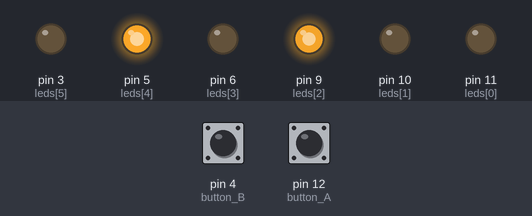
The sketch below on a simulated Arduino Uno, built with avr-gcc and run on an emulated ATmega328P. On the bench: output pins drawn as LEDs (lit = HIGH). The test bench sets the inputs (shaded band); at power-on: pin 4 (button_B) HIGH, pin 12 (button_A) HIGH. Random numbers use the default seed unless the sketch sets one.

Above: at 1.2 s.
1.3 s: pin 4 (button_B) pulled LOW for 0.15 s
At 1.95 s:
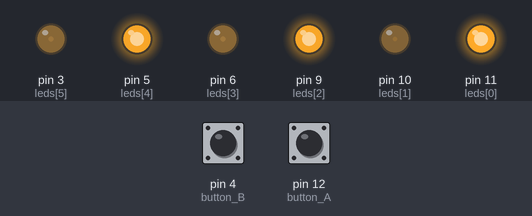
4.3 s: pin 12 (button_A) pulled LOW for 0.15 s
At 5.98 s:
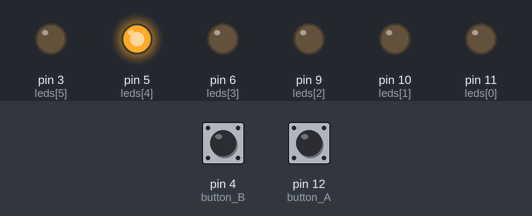
7.3 s: pin 4 (button_B) pulled LOW for 1 s
At 8.24 s:
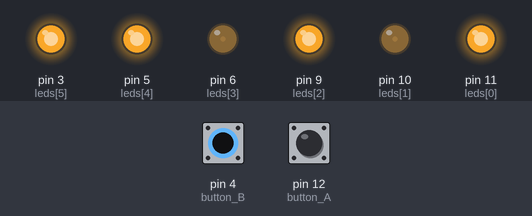
10.4 s: pin 12 (button_A) pulled LOW for 1 s
At 10.65 s:
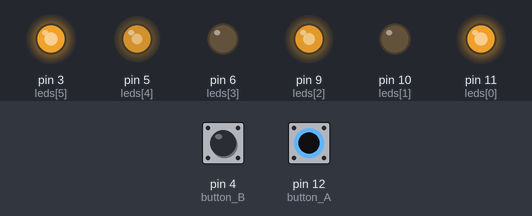
Timing chart, 0 to 12.0 s (numbered marks = the images above; inputs shaded):
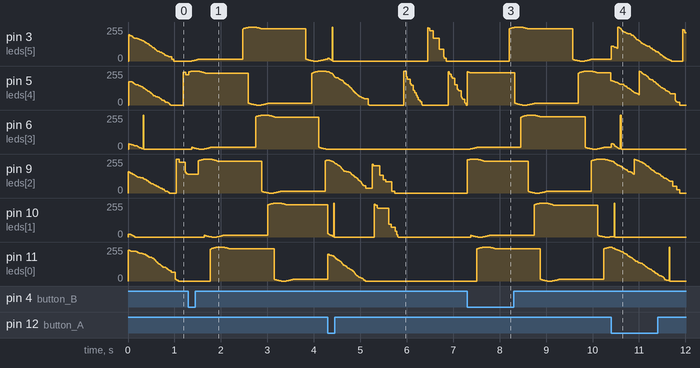

The sketch:

thundercloud.ino
```cpp
/**
 * This program is designed to randomly trigger a series of LED that follow an
 * exponential decay when a button is pressed.
 * Ideally there would be several digital outputs that would allow for a bank
 * of four LEDs to fade with a different decay rate.
 *
 * Objectives
 * 1. Create a program that executes when a button is pressed
 *    which fades an LED in an exponential fashion
 *
 * 1. a - very fast flickr
 *
 *
 * 2. Create a program that randomly flickers all LEDs until
 *    a second button is pressed
 *
 * 3. (time permitted) - sound sensitive LED from a piezo pictup
 *
 */

// Maximum number of LEDs to support
const int led_count = 6;

// Declare the output pins for the LEDs
int leds[] = {11,10,9,6,5,3};

// Declare inputs for the momentary switches and set default
int button_A = 12;
int button_B = 4;
char last_pressed = 'A';

// Some constants
const float pi = 3.141529;
const int phase_offset = 60;
const int rand_min = 1;
const int rand_max = 100;
// Controls how fast the phased-sine wave cycles. Smaller steps means longer cycle
const float rotate = 2 * pi / 16184;

// Holds the current level for the output
unsigned int led_levels[] = { random(255), random(255), random(255), random(255), random(255), random(255) };

// Holds the random power for the LEDs
int led_decays[] = { random(rand_min, rand_max), random(rand_min, rand_max), random(rand_min, rand_max), random(rand_min, rand_max), random(rand_min, rand_max) };

float radians = 0;
float *radians_ptr = &radians;

void setup() {
  Serial.begin(9600);

  for(int x = 0; x < led_count; x++) {
    pinMode(leds[x], OUTPUT);
  }
  pinMode(button_A, INPUT);
  pinMode(button_B, INPUT);
}

void loop() {
  // Added the negative statement as the hardware controls I was using were non-latching switches that always read high
  int pressed_A = !digitalRead(button_A);
  int pressed_B = !digitalRead(button_B);

  // Run the last pressed button until another change is detected
  if(pressed_A && !pressed_B) {
    last_pressed = 'A';
  }
  if(!pressed_A && pressed_B) {
    last_pressed = 'B';
  }

  if( last_pressed == 'B' ) {
    for(int x = 0; x < led_count; x++) {
      led_levels[x] = sine_program(float( phase_offset * x));
      analogWrite(leds[x], led_levels[x]);
    }
  } else {
    for(int x = 0; x < led_count; x++) {
      analogWrite(leds[x], led_levels[x]);
      led_levels[x] = decay(led_levels[x], led_decays[x], x);
    }
    //delay(20);
  }
}

unsigned int decay(int current_level, int decay_factor, int array_index) {
  if(current_level > 0){
    current_level = current_level - (random(7));
    // Correction for "negative" values on unsigned ints. Ends up making the int value something greater than 255
    if( current_level > 255 ) {
      current_level = 0;
    }

     // Randomly retrigger
    if(random(500) == random(100)) {
      current_level = 255;
    }
    delay(3);
    return current_level;
  } else {
    if(random(1000) == random(1000)) {
      return 255;
    } else {
      return 0;
    }
  }


}

int sine_program(float offset){
  if(*radians_ptr >= 2 * pi){
    *radians_ptr = 0;
  }
  *radians_ptr += float(rotate);
  return (255 * ( ( sin(*radians_ptr + offset) + 1 ) / 2 ));
  //return current_level;
}
```
